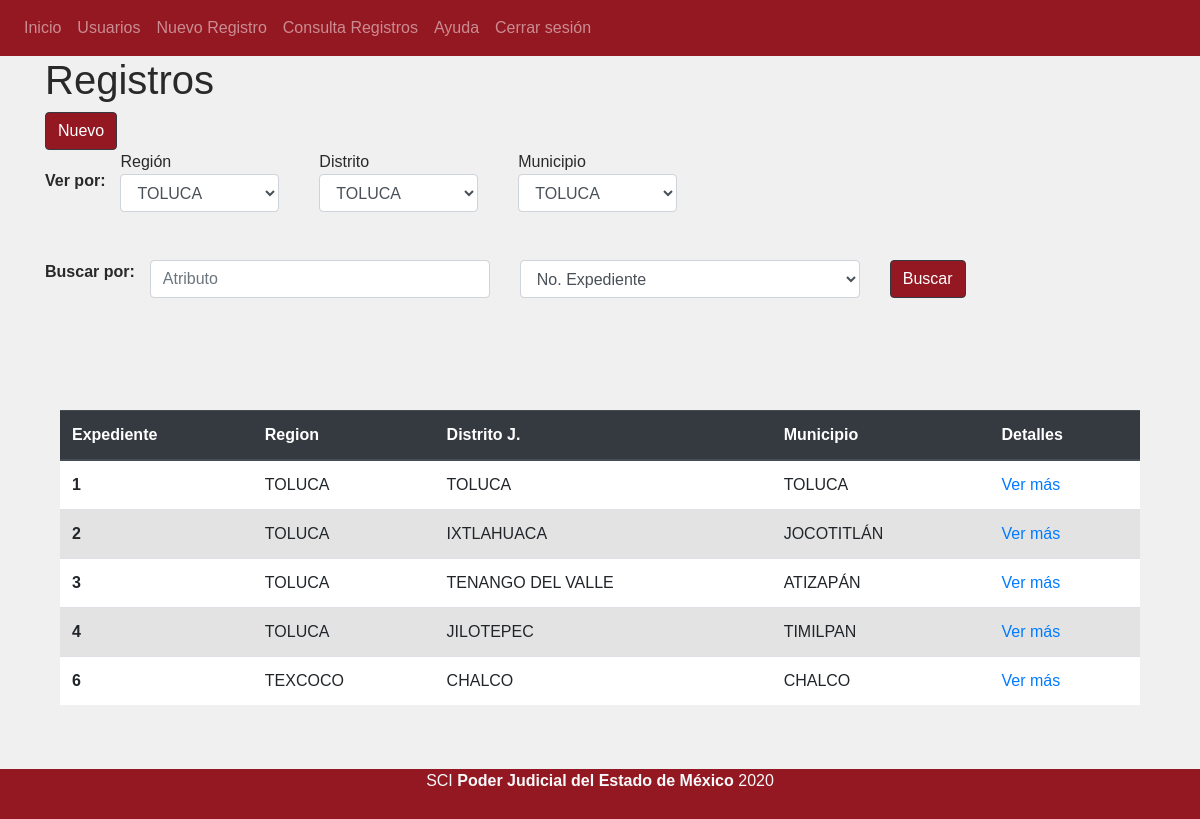
Page /consulta (signed in) on the committed database.
### tables this page shows
CREATE TABLE `registro_inmuebles` (
  `id` int(11) NOT NULL,
  `no_expediente` int(11) NOT NULL,
  `id_region` int(11) NOT NULL,
  `id_distrito_judicial` int(11) NOT NULL,
  `id_municipio` int(11) NOT NULL,
  `edificio` varchar(100) NOT NULL,
  `domicilio` varchar(100) NOT NULL,
  `id_modalidad_prop` int(11) NOT NULL,
  `id_estado_proc` int(11) NOT NULL,
  `superficie` decimal(50,5) NOT NULL,
  `id_usuario` int(11) NOT NULL,
  `fecha_generada` date NOT NULL,
  `fecha_mod` date NOT NULL,
  `id_user_mod` int(11) NOT NULL
);

CREATE TABLE `distritos_judiciales` (
  `id` int(11) NOT NULL,
  `id_region` int(11) NOT NULL,
  `nombre` varchar(30) NOT NULL
);

CREATE TABLE `municipios` (
  `id` int(11) NOT NULL,
  `id_distrito_judicial` int(11) NOT NULL,
  `nombre` varchar(50) NOT NULL
);

### controller/Consulta.php (called while the page is built, shortened)
<?php
class Consulta extends Controller{
    public function __construct(){
        $this->view->datos = [];
    }
    public function render(){
        $datos = $this->model->getDatos();
        $this->view->datos = $datos;
        $this->view->render('consulta/index');
    }
}
?>

### index.php (called while the page is built, shortened)
<?php
    require_once 'config/database.php';
    $app = new App();
?>

### config/database.php (called while the page is built, shortened)
<?php
class DataBase{
    private $host;
    private $user;
    private $pass;
    private $charset;
    function __construct(){
        $this->host = constant('HOST');
        $this->db = constant('DB');
        $this->user = constant('USER');
        $this->pass = constant('PASS');
        $this->charset = constant('CHARSET');
    }
    function conn(){
        try {
            $connection = "mysql:host=" . $this->host . ";dbname=" . $this->db . ";charset=" . $this->charset;
            $options = [
                PDO::ATTR_ERRMODE => PDO::ERRMODE_EXCEPTION,
                PDO::ATTR_EMULATE_PREPARES => false,
            ];
            $pdo = new PDO($connection, $this->user, $this->pass, $options);
            return $pdo;
        } catch (PDOException $e) {
            print_r("Error: " . $e->getMessage());
        }
    }
}
?>

### model/consultaModel.php (called while the page is built, shortened)
<?php
require_once 'model/classes/Region.class.php';
class ConsultaModel extends Model{
    public function getDatos(){
        $datos = [];
        $stringQuery = "SELECT id, no_expediente, id_region,  id_distrito_judicial, id_municipio  FROM registro_inmuebles" ;
        try{
            $query = $this->db->conn()->prepare($stringQuery);
            if($query->execute()){
                while($row = $query->fetchObject()){
                    $idDistrito = $row->id_distrito_judicial;
                    $row->nombreDistrito = $this->getNombreDistrito($idDistrito)->nombre;
                    $idMunicipio = $row->id_municipio;
                    $row->nombreMunicipio = $this->getNombreMunicipio($idMunicipio)->nombre;
                    array_push($datos, $row);
                }
                return  $datos;
            }else{
                print ("Error al ejecutar consulta");
                return null;
            }
        }catch(PDOException $e){
            print ("Error-> "  . $e->getMessage());
            return null;
        }
    }
    public function getNombreDistrito($idDistrito){
        $queryString = "SELECT nombre from  distritos_judiciales WHERE id = :id";
        try {
            $query = $this->db->conn()->prepare($queryString);
            if ( $query->execute(['id' => $idDistrito ]) ){
                $distrito = $query->fetchObject();
                return $distrito;
            }else{
                return null;
            }
        } catch (PDOException $e) {
            return null;
            print ("Error: " . $e->getMessage());
        }
    }
    public function getNombreMunicipio($id ){
        $queryString = "SELECT nombre from municipios WHERE id = :id";
        try {
            $query = $this->db->conn()->prepare($queryString);
            if ( $query->execute(['id' => $id] ) ){
                $distrito = $query->fetchObject();
                return $distrito;
            }else{
                return null;
            }
        } catch (PDOException $e) {
            return null;
            print ("Error: " . $e->getMessage());
        }
    }
}

### model/classes/Region.class.php (called while the page is built, shortened)
<?php
class Region{
    function traduceRegion($region){
        switch ($region) {
            case 1:
                $stringRol = "TOLUCA";
                break;
            case 2:
                $stringRol = "TEXCOCO";
                break;
        }
        return $stringRol;
    }
}
?>

### view/consulta/index.php (the view, shortened to what this page needs)
<!DOCTYPE html>
<html lang="es">
<head>
</head>
<body>
    <?php require_once 'view/header.php'; ?>
    <div class="container">
        <div id="main">
            <h1 class="center">Registros</h1>
        </div>
        <a class="btn btn-dark bg-red-pj" href="<?php echo constant('URL') . 'consulta/nuevoRegistro'; ?>">Nuevo</a>
        <div class="container ">
            <div class="row mb-5">
                <form action="#" class="form-inline">
                    <strong>Ver por: </strong>
                    <div class="col-3">
                        <div class="form-group">
                            <label for="region">Región</label>
                            <select class="form-control" name="region" id="region">
                                <option value="1">TOLUCA</option>
                            </select>
                        </div>
                    </div>
                    <div class="col-3">
                        <div class="form-group">
                            <label for="distrito">Distrito</label>
                            <select class="form-control" name="distrito" id="distrito">
                                <option value="1">TOLUCA</option>
                            </select>
                        </div>
                    </div>
                    <div class="col-3">
                        <div class="form-group">
                            <label for="municipio">Municipio</label>
                            <select class="form-control" name="municipio" id="municipio">
                                <option value="1">TOLUCA</option>
                            </select>
                        </div>
                    </div>
                </form>
            </div>
            <div class="row ">
                <p>
                <strong>Buscar por:</strong>
                </p>
                <div class="col-4">
                    <div class="form-group">
                        <input type="text" class="form-control" placeholder="Atributo">
                    </div>
                </div>
                <div class="col-4">
                    <div class="form-group">
                        <select name="criterio" id="criterio" class="form-control">
                            <option value="1">No. Expediente</option>
                        </select>
                    </div>
                </div>
                <div class="col-2">
                    <div class="form-group">
                        <input type="button" value="Buscar" class="btn btn-dark bg-red-pj  " >
                    </div>
                </div>
            </div>
        </div>
        <div class="container mb-5 mt-5">
            <div class="row mt-5">
                <div class="col mt-5">
                    <table class="table">
                        <thead class="thead-dark">
                            <tr>
                                <th scope="col">Expediente</th>
                                <th scope="col">Region</th>
                                <th scope="col">Distrito J.</th>
                                <th scope="col">Municipio</th>
                                <th scope="col">Detalles</th>
                            </tr>
                        </thead>
                        <tbody>
                            <?php
                            foreach ($this->datos as $registro) {
                            ?>
                                <tr>
                                    <th>
                                        <?php
                                        echo $registro->no_expediente;
                                        ?>
                                    </th>
                                    <td>
                                        <?php
                                        $region = new Region();
                                        $idRegion = $registro->id_region;
                                        echo $region->traduceRegion($idRegion);
                                        ?>
                                    </td>
                                    <td>
                                        <?php
                                        echo $registro->nombreDistrito;
                                        ?>
                                    </td>
                                    <td>
                                        <?php
                                        echo $registro->nombreMunicipio;
                                        ?>
                                    </td>
                                    <td>
                                        <a href="<?php echo constant('URL') . 'consulta/VerRegistro/' . $registro->id; ?>">Ver más</a>
                                    </td>
                                </tr>
                            <?php
                            }
                            ?>
                        </tbody>
                    </table>
                </div>
            </div>
        </div>
    </div>
    <?php require_once 'view/footer.php'; ?>
</body>
</html>

### resources/css/dafault.css (style rules this page uses)
* { margin: 0; padding: 0; }
body { font-family: Arial, Helvetica, sans-serif; background: #f0f0f0; color: #292929; min-height: 100vh; position: relative; margin: 0; padding:0; padding-bottom: 50px; box-sizing: border-box; }
.table { background: #fff; }
.table tr:nth-child(2n) { background: #e3e3e3; }
.bg-red-pj { background: #941822; }

### rows in the picture
registro_inmuebles: no_expediente "1", id_region "TOLUCA", id_distrito_judicial.nombre "TOLUCA", id_municipio.nombre "TOLUCA"
registro_inmuebles: no_expediente "2", id_region "TOLUCA", id_distrito_judicial.nombre "IXTLAHUACA", id_municipio.nombre "JOCOTITLÁN"
registro_inmuebles: no_expediente "3", id_region "TOLUCA", id_distrito_judicial.nombre "TENANGO DEL VALLE", id_municipio.nombre "ATIZAPÁN"
registro_inmuebles: no_expediente "4", id_region "TOLUCA", id_distrito_judicial.nombre "JILOTEPEC", id_municipio.nombre "TIMILPAN"
registro_inmuebles: no_expediente "6", id_region "TEXCOCO", id_distrito_judicial.nombre "CHALCO", id_municipio.nombre "CHALCO"
